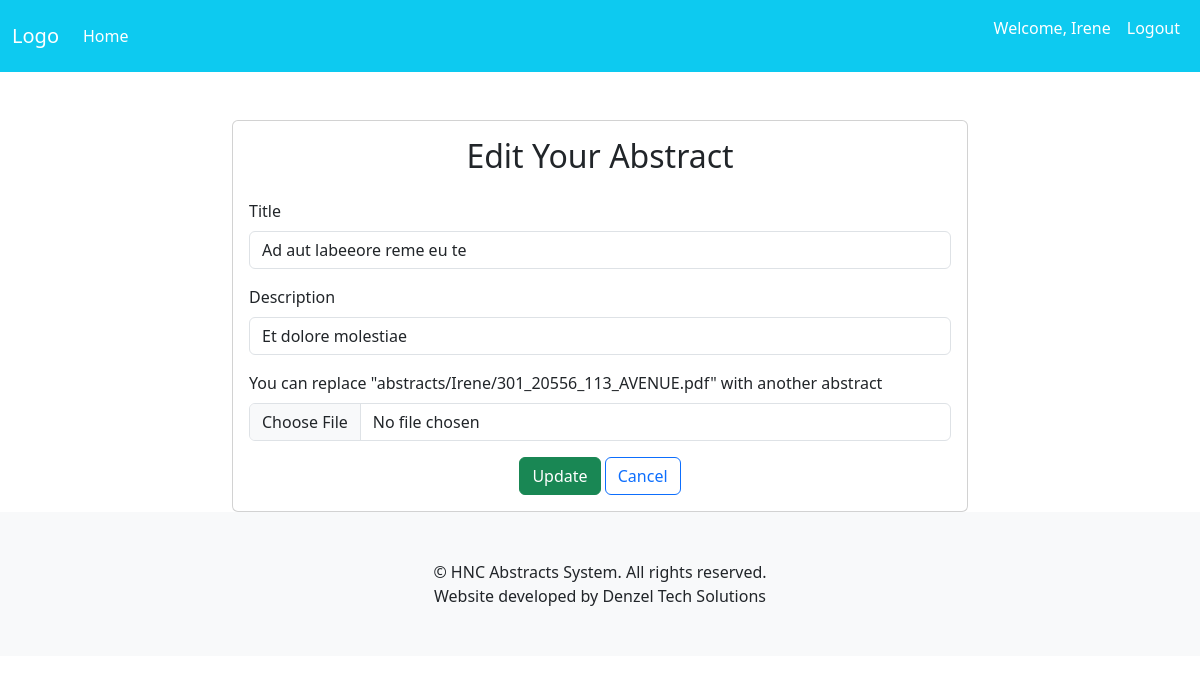
/abstracts/edit/9/ (signed in), run on the app's committed database.
### accounts/models.py (models this page shows, shortened)
class CustomUser(AbstractUser):
    username = models.TextField(max_length=25, unique=True)
    email = models.EmailField(max_length=50, unique=True)
    phone = models.CharField(max_length=14)
    objects = CustomUserManager()

### abstracts/models.py (models this page shows, shortened)
class Abstract(models.Model):
    title = models.CharField(max_length=254)
    description = models.TextField(max_length=254)
    file = models.FileField(upload_to=abstract_file_path, null=True, blank=True)
    author = models.ForeignKey(CustomUser, on_delete=models.CASCADE)
    created_at = models.DateTimeField(auto_now_add=True)
    updated_at = models.DateTimeField(auto_now=True)

### abstracts/views.py (the view)
# urls.py: path('edit/<int:pk>/', views.abstract_edit, name="edit"), # Edit abstract
@login_required
def abstract_edit(request, pk):
    abstract = get_object_or_404(Abstract, pk=pk)
    if request.method == "POST":
        form = AbstractForm(request.POST, request.FILES, instance=abstract)
        if form.is_valid():
            form.save()
            messages.success(request, "Abstract updated successfully...")
            return redirect("accounts:home")
    else:
        form = AbstractForm(instance=abstract)
    context = {'form': form}
    return render(request, "abstracts/edit.html", context)

### abstracts/forms.py
class AbstractForm(forms.ModelForm):
    class Meta:
        model = Abstract
        fields = ['title', 'description', 'file']
    def __init__(self, *args, **kwargs):
        super(AbstractForm, self).__init__(*args, **kwargs)
        self.fields['file'].widget.attrs.update({'accept': 'application/pdf, application/msword, text/plain'})

### templates/abstracts/edit.html (shortened to what this page needs)
{% extends 'common/base.html' %}
{% load static %}
{% block content %}
    <div class="container mt-5">
        <div class="row justify-content-center">
            <div class="col-md-8">
                <div class="card">
                    <div class="card-body">
                        <h2 class="card-title text-center mb-4">Edit Your Abstract</h2>
                        <form method="post" enctype="multipart/form-data">
                            <div class="mb-3">
                                <label for="id_title" class="form-label">Title</label>
                                <input type="text" name="title" class="form-control" id="id_title" value="{{ form.title.value }}">
                            </div>
                            <div class="mb-3">
                                <label for="id_description" class="form-label">Description</label>
                                <input type="text" name="description" class="form-control" id="id_description" value="{{ form.description.value }}">
                            </div>
                            <div class="mb-3">
                                <label for="id_file" class="form-label">You can replace "{{ form.file.value }}" with another abstract </label>
                                <input type="file" class="form-control" name="file" accept="application/pdf, application/msword, text/plain" id="id_file">
                            </div>
                            <div class="text-center">
                                <button type="submit" class="btn btn-success btn-block">Update</button>
                                <a href="{% url 'accounts:home' %}" class="btn btn-outline-primary btn-block">Cancel</a>
                            </div>
                        </form>
                    </div>
                </div>
            </div>
        </div>
    </div>
{% endblock %}

### templates/common/header.html (shortened to what this page needs)
<!DOCTYPE html>
<html lang="en">
<head>
    {% load static %}
    {% load bootstrap5 %}
    {% bootstrap_css %}
    <link rel="stylesheet" href="{% static 'custom_styles.css' %}">
</head>
<body>
    <header>
        <nav class="navbar navbar-expand-lg navbar-dark bg-info">
            <div class="container-fluid">
                <a class="navbar-brand" href="/">Logo</a>
                <div class="collapse navbar-collapse" id="navbarNav">
                    <ul class="navbar-nav me-auto">
                        <li class="nav-item">
                            <a class="nav-link text-white" href="/">Home</a>
                        </li>
                    </ul>
                    <ul class="navbar-nav ms-auto">
                        {% if user.is_authenticated %}
                            <li class="nav-item">
                                <p class="nav-link text-white">Welcome, {{ user.username }}</p>
                            </li>
                            <li class="nav-item">
                                <a class="nav-link text-white" href="{% url 'accounts:logout' %}">Logout</a>
                            </li>
                        {% endif %}
                    </ul>
                </div>
            </div>
        </nav>
    </header>
    <div class="container-fluid">
        {% block content %}{% endblock %}
    </div>
    {% include 'common/footer.html' %}
</body>
</html>

### static/custom_styles.css (style rules this page uses)
.text-white { color: white !important; }

### data on the page
CustomUser: username "Irene"
Abstract: title "Ad aut labeeore reme eu te", description "Et dolore molestiae", file.value "abstracts/Irene/301_20556_113_AVENUE.pdf"
